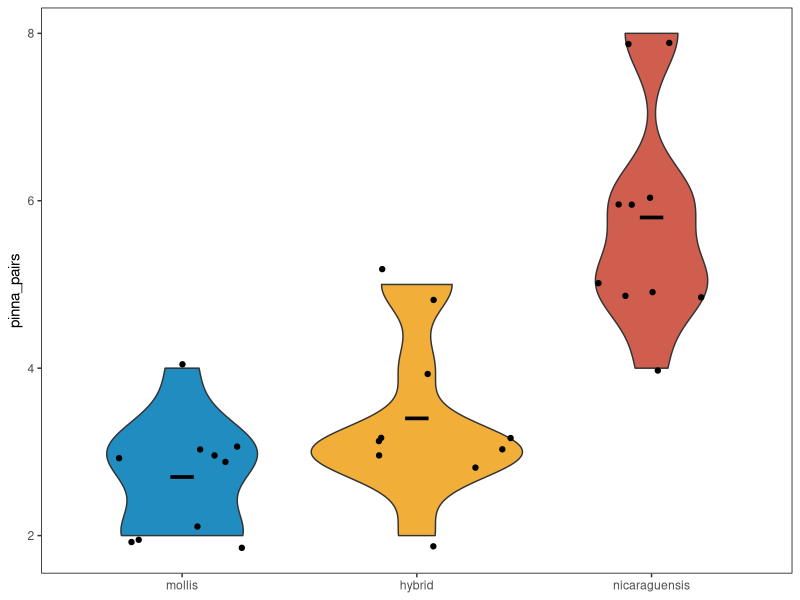
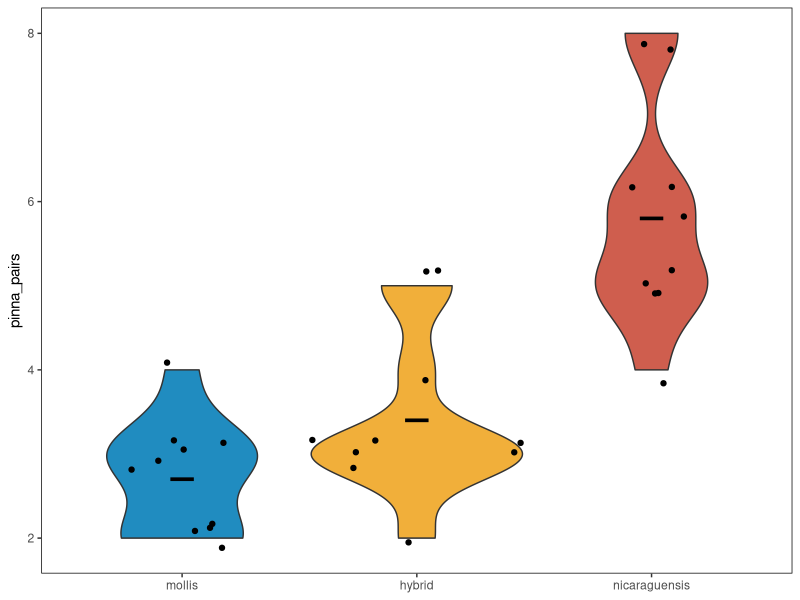
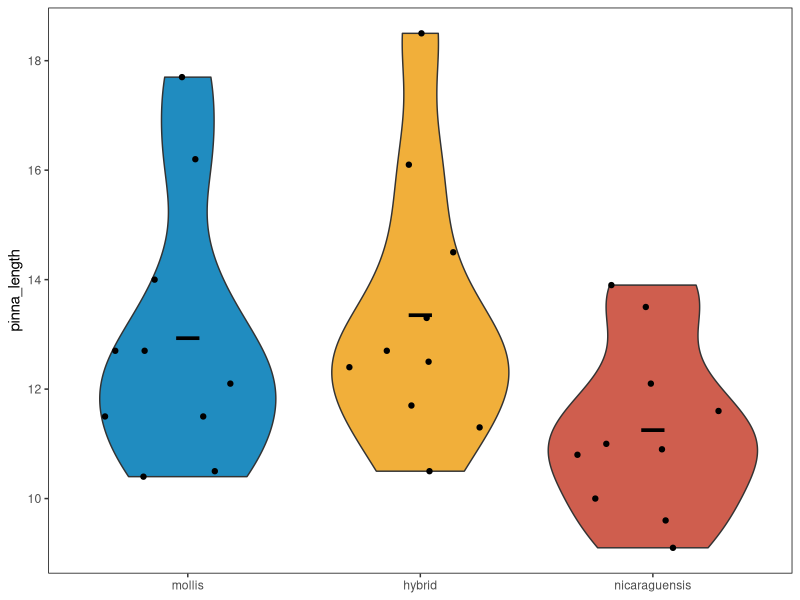
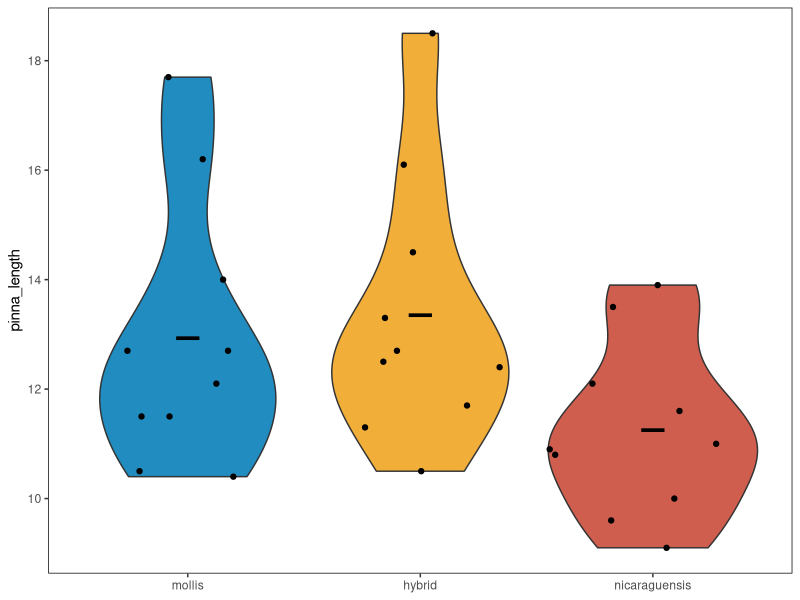
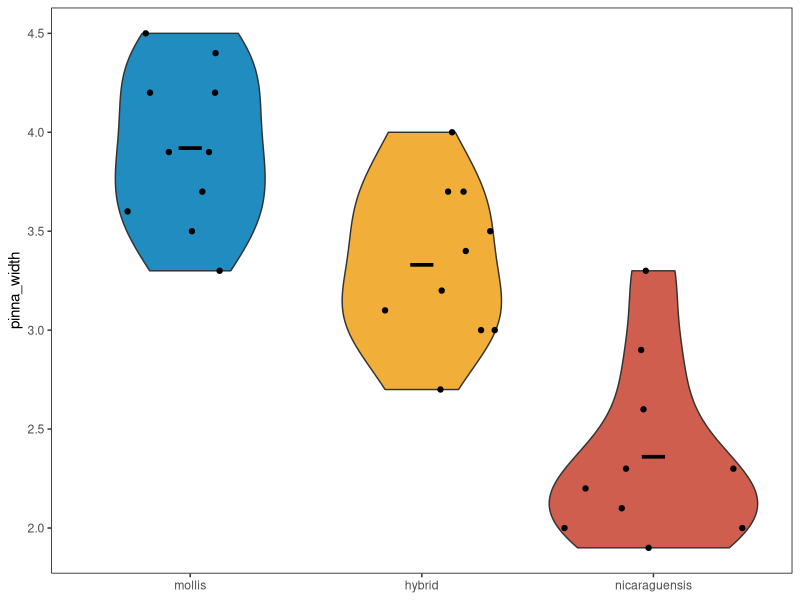
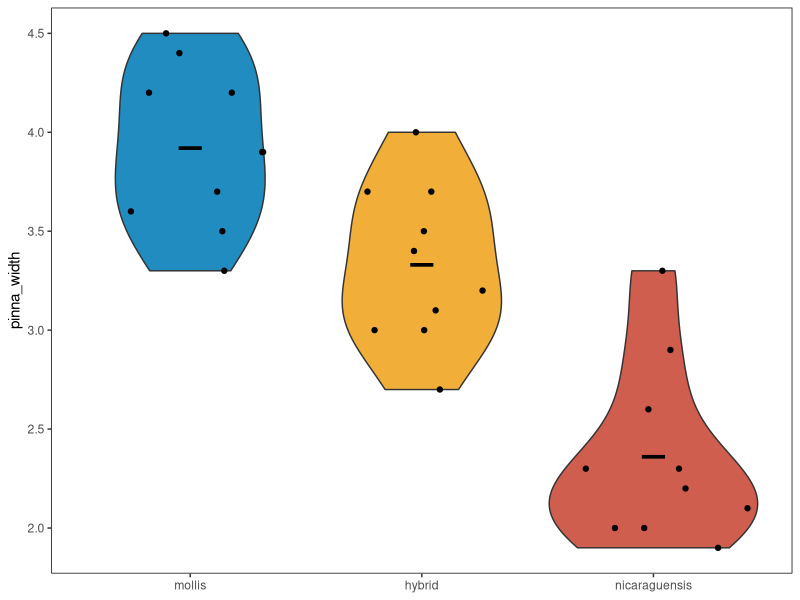
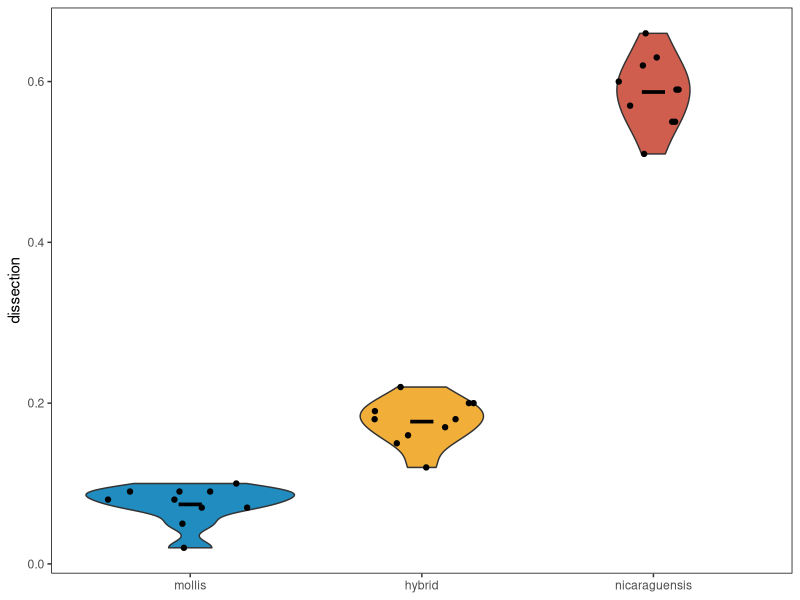
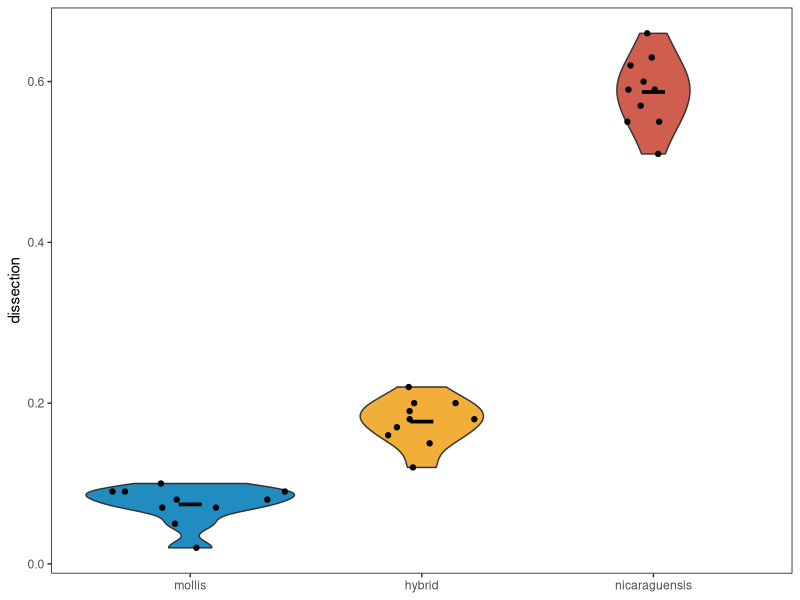

These figures' R source, in order:
library(dplyr)
library(magrittr)
library(ggplot2)
library(ggforce)

morphData <- read.csv("FieldData.csv") %>% 
  arrange(species) %>% 
  mutate(species=factor(species, levels=c("mollis", "hybrid", "nicaraguensis")))


## number of pinna pairs 
ggplot(morphData, aes(species, pinna_pairs, fill = species)) +
  geom_violin() +
  geom_sina() +
  stat_summary(fun = "mean",
               geom = "crossbar",
               width = 0.1,
               color = "black")+
  scale_fill_manual(values=c("#208cc0", "#f1af3a", "#cf5e4e"))+
  theme(legend.position = "none")+
  theme(axis.title.x = element_blank())+
  theme(panel.grid.major = element_blank(), 
        panel.background = element_rect(fill = "#ffffff"), 
        panel.border = element_rect(fill = NA))+
  guides(fill="none")+
  guides(shape="none")

ggsave(filename = "pinnaPairs.PDF", path = ".", width = 20, height = 10, 
       units = "cm", device = 'pdf', dpi=300, useDingbats=FALSE)

dev.off()

## pinna length
ggplot(morphData, aes(species, pinna_length, fill = species)) +
  geom_violin() +
  geom_sina() +
  stat_summary(fun = "mean",
               geom = "crossbar",
               width = 0.1,
               color = "black")+
  scale_fill_manual(values=c("#208cc0", "#f1af3a", "#cf5e4e"))+
  theme(legend.position = "none")+
  theme(axis.title.x = element_blank())+
  theme(panel.grid.major = element_blank(), 
        panel.background = element_rect(fill = "#ffffff"), 
        panel.border = element_rect(fill = NA))+
  guides(fill="none")+
  guides(shape="none")

ggsave(filename = "pinnaLength.PDF", path = ".", width = 20, height = 10, 
       units = "cm", device = 'pdf', dpi=300, useDingbats=FALSE)

dev.off()


## pinna width
ggplot(morphData, aes(species, pinna_width, fill = species)) +
  geom_violin() +
  geom_sina() +
  stat_summary(fun = "mean",
               geom = "crossbar",
               width = 0.1,
               color = "black")+
  scale_fill_manual(values=c("#208cc0", "#f1af3a", "#cf5e4e"))+
  theme(legend.position = "none")+
  theme(axis.title.x = element_blank())+
  theme(panel.grid.major = element_blank(), 
        panel.background = element_rect(fill = "#ffffff"), 
        panel.border = element_rect(fill = NA))+
  guides(fill="none")+
  guides(shape="none")

ggsave(filename = "pinnaWidth.PDF", path = ".", width = 20, height = 10, 
       units = "cm", device = 'pdf', dpi=300, useDingbats=FALSE)

dev.off()



## dissection
ggplot(morphData, aes(species, dissection, fill = species)) +
  geom_violin() +
  geom_sina() +
  stat_summary(fun = "mean",
               geom = "crossbar",
               width = 0.1,
               color = "black")+
  scale_fill_manual(values=c("#208cc0", "#f1af3a", "#cf5e4e"))+
  theme(legend.position = "none")+
  theme(axis.title.x = element_blank())+
  theme(panel.grid.major = element_blank(), 
        panel.background = element_rect(fill = "#ffffff"), 
        panel.border = element_rect(fill = NA))+
  guides(fill="none")+
  guides(shape="none")

ggsave(filename = "dissection.PDF", path = ".", width = 20, height = 10, 
       units = "cm", device = 'pdf', dpi=300, useDingbats=FALSE)

dev.off()


## vein pairs
ggplot(morphData, aes(species, vein_pairs, fill = species)) +
  geom_violin() +
  geom_sina() +
  stat_summary(fun = "mean",
               geom = "crossbar",
               width = 0.1,
               color = "black")+
  scale_fill_manual(values=c("#208cc0", "#f1af3a", "#cf5e4e"))+
  theme(legend.position = "none")+
  theme(axis.title.x = element_blank())+
  theme(panel.grid.major = element_blank(), 
        panel.background = element_rect(fill = "#ffffff"), 
        panel.border = element_rect(fill = NA))+
  guides(fill="none")+
  guides(shape="none")

ggsave(filename = "veinPairs.PDF", path = ".", width = 20, height = 10, 
       units = "cm", device = 'pdf', dpi=300, useDingbats=FALSE)

dev.off()



## pinna lw ratio
ggplot(morphData, aes(species, lw_ratio, fill = species)) +
  geom_violin() +
  geom_sina() +
  stat_summary(fun = "mean",
               geom = "crossbar",
               width = 0.1,
               color = "black")+
  scale_fill_manual(values=c("#208cc0", "#f1af3a", "#cf5e4e"))+
  theme(legend.position = "none")+
  theme(axis.title.x = element_blank())+
  theme(panel.grid.major = element_blank(), 
        panel.background = element_rect(fill = "#ffffff"), 
        panel.border = element_rect(fill = NA))+
  guides(fill="none")+
  guides(shape="none")

ggsave(filename = "lw_ratio.PDF", path = ".", width = 20, height = 10, 
       units = "cm", device = 'pdf', dpi=300, useDingbats=FALSE)

dev.off()



##pinna pairs ANOVA
pinnaPairsANOVA <- aov(pinna_pairs ~ species, data = morphData)

summary(pinnaPairsANOVA)

pinnaPairsTukey<-TukeyHSD(pinnaPairsANOVA)

pinnaPairsTukey



##pinna length ANOVA
pinnaLengthANOVA <- aov(pinna_length ~ species, data = morphData)

summary(pinnaLengthANOVA)

pinnaLengthTukey<-TukeyHSD(pinnaLengthANOVA)

pinnaLengthTukey


##pinna width ANOVA
pinnaWidthANOVA <- aov(pinna_width ~ species, data = morphData)

summary(pinnaWidthANOVA)

pinnaWidthTukey<-TukeyHSD(pinnaWidthANOVA)

pinnaWidthTukey



##dissection ANOVA
dissectionANOVA <- aov(dissection ~ species, data = morphData)

summary(dissectionANOVA)

dissectionTukey<-TukeyHSD(dissectionANOVA)

dissectionTukey


##vein pairs ANOVA
veinsANOVA <- aov(vein_pairs ~ species, data = morphData)

summary(veinsANOVA)

vein_pairsTukey<-TukeyHSD(veinsANOVA)

vein_pairsTukey


##pinnae lw ratio ANOVA
pinnaLWANOVA <- aov(lw_ratio ~ species, data = morphData)

summary(pinnaLWANOVA)

pinnaLWTukey<-TukeyHSD(pinnaLWANOVA)

pinnaLWTukey
